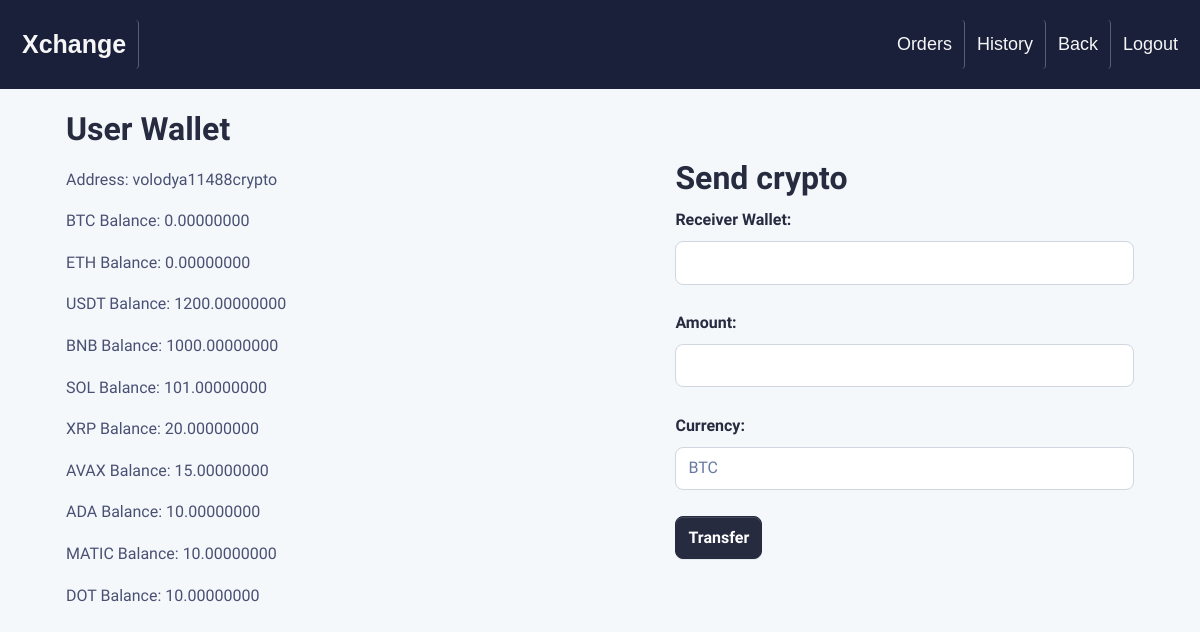
Page /wallet/ (signed in) on the earlier database version.
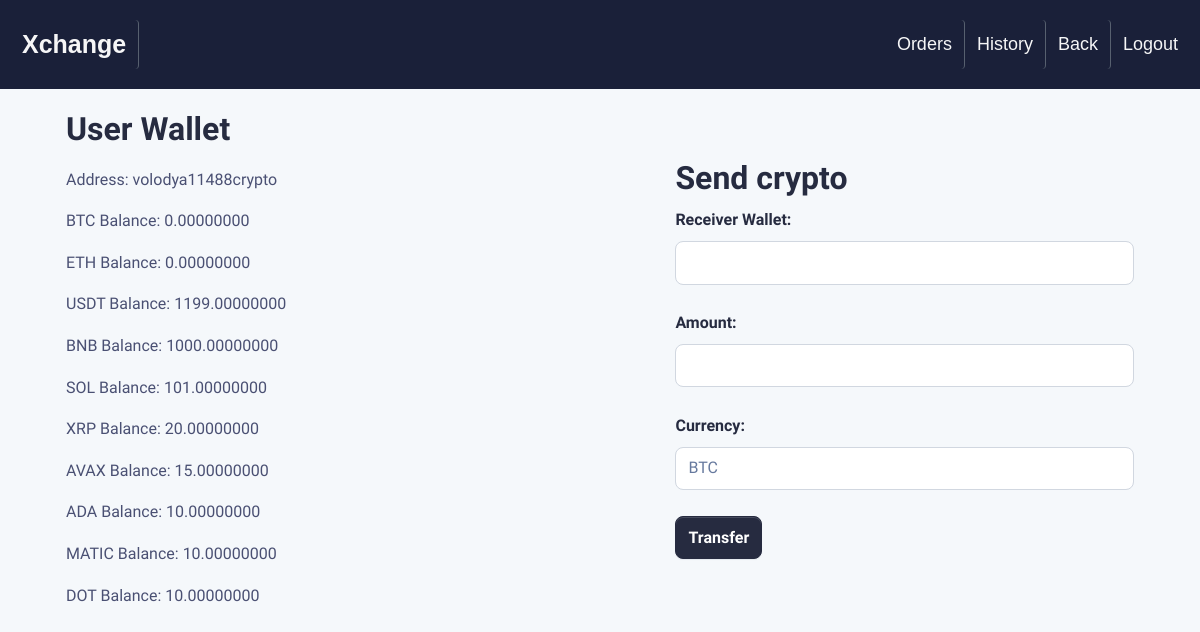
Same page on the later database version.
### wallet/models.py (models this page shows)
class Wallet(models.Model):
    address = models.CharField(max_length=255)
    btc = models.DecimalField(max_digits=18, decimal_places=8, default=0)
    eth = models.DecimalField(max_digits=18, decimal_places=8, default=0)
    usdt = models.DecimalField(max_digits=18, decimal_places=8, default=0)
    bnb = models.DecimalField(max_digits=18, decimal_places=8, default=0)
    sol = models.DecimalField(max_digits=18, decimal_places=8, default=0)
    xrp = models.DecimalField(max_digits=18, decimal_places=8, default=0)
    avax = models.DecimalField(max_digits=18, decimal_places=8, default=0)
    ada = models.DecimalField(max_digits=18, decimal_places=8, default=0)
    matic = models.DecimalField(max_digits=18, decimal_places=8, default=0)
    dot = models.DecimalField(max_digits=18, decimal_places=8, default=0)

### wallet/views.py (the view, shortened to what this page needs)
# urls.py: path('', include('wallet.urls')),
@login_required
def wallet(request):
    user = request.user
    sender_wallet_id = user.username
    wallets = Wallet.objects.get(address=sender_wallet_id)
    return render(request, 'wallet.html', {'wallets': wallets})

### templates/wallet.html (shortened to what this page needs)
<!DOCTYPE html>
<html lang="en">
{% load static %}
{% load socialaccount %}
<head>
</head>
<link rel="stylesheet" href="{% static 'сss/main.css' %}">
<body>
    <div class="background-container">
            <header>
                <div class="header">
                    <a href="/" class="logo">Xchange</a>
                    <div class="header-right">
                        {% if user.is_authenticated %}
                            <a href="/create_order">Orders</a>
                            <a href="/wallet_history">History</a>
                            <a href="/">Back</a>
                            <a href="{% url 'logout_view' %}">Logout</a>
                        {% else %}
                            <a href="{% provider_login_url 'google'%}?next=/">Login/Register with Google</a>
                        {% endif %}
                    </div>
                </div>
            </header>
            <form method="post">
            <div class="container">
                <div class="left-block">
                    <h2>User Wallet</h2>
                    <p>
                    <p>Address: {{ wallets.address }}</p>
                    <p>BTC Balance: {{ wallets.btc }}</p>
                    <p>ETH Balance: {{ wallets.eth }}</p>
                    <p>USDT Balance: {{ wallets.usdt }}</p>
                    <p>BNB Balance: {{ wallets.bnb }}</p>
                    <p>SOL Balance: {{ wallets.sol }}</p>
                    <p>XRP Balance: {{ wallets.xrp }}</p>
                    <p>AVAX Balance: {{ wallets.avax }}</p>
                    <p>ADA Balance: {{ wallets.ada }}</p>
                    <p>MATIC Balance: {{ wallets.matic }}</p>
                    <p>DOT Balance: {{ wallets.dot }}</p>
                </div>
                <div class="right-block">
                    <h2>Send crypto<h2>
                        <p>
                            <label for="receiver_wallet_id">Receiver Wallet:</label>
                            <input class="form-control" type="text" name="receiver_wallet_id" id="receiver_wallet_id"><br>
                            <label for="amount">Amount:</label>
                            <input class="form-control" type="text" name="amount" id="amount"><br>
                            <label for="currency">Currency:</label>
                                <select name="currency" class="form-control" id="currency">
                                    <option value="BTC">BTC</option>
                                </select><br>
                                <input type="submit" class="btn btn-primary" value="Transfer">
                </div>
<body>

Differences in the rows shown:
changed Wallet "volodya11488crypto": usdt "1200.00000000" → "1199.00000000"
